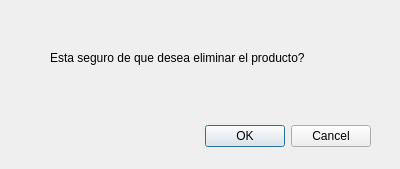
<?xml version="1.0" encoding="UTF-8"?>
<ui version="4.0">
 <class>confirmElimProducto</class>
 <widget class="QDialog" name="confirmElimProducto">
  <property name="geometry">
   <rect>
    <x>0</x>
    <y>0</y>
    <width>400</width>
    <height>169</height>
   </rect>
  </property>
  <property name="windowTitle">
   <string>Eliminar producto</string>
  </property>
  <widget class="QDialogButtonBox" name="buttonBox">
   <property name="geometry">
    <rect>
     <x>30</x>
     <y>120</y>
     <width>341</width>
     <height>32</height>
    </rect>
   </property>
   <property name="orientation">
    <enum>Qt::Horizontal</enum>
   </property>
   <property name="standardButtons">
    <set>QDialogButtonBox::Cancel|QDialogButtonBox::Ok</set>
   </property>
  </widget>
  <widget class="QLabel" name="label">
   <property name="geometry">
    <rect>
     <x>50</x>
     <y>50</y>
     <width>291</width>
     <height>16</height>
    </rect>
   </property>
   <property name="text">
    <string>Esta seguro de que desea eliminar el producto?</string>
   </property>
  </widget>
 </widget>
 <resources/>
 <connections>
  <connection>
   <sender>buttonBox</sender>
   <signal>accepted()</signal>
   <receiver>confirmElimProducto</receiver>
   <slot>accept()</slot>
   <hints>
    <hint type="sourcelabel">
     <x>248</x>
     <y>254</y>
    </hint>
    <hint type="destinationlabel">
     <x>157</x>
     <y>274</y>
    </hint>
   </hints>
  </connection>
  <connection>
   <sender>buttonBox</sender>
   <signal>rejected()</signal>
   <receiver>confirmElimProducto</receiver>
   <slot>reject()</slot>
   <hints>
    <hint type="sourcelabel">
     <x>316</x>
     <y>260</y>
    </hint>
    <hint type="destinationlabel">
     <x>286</x>
     <y>274</y>
    </hint>
   </hints>
  </connection>
 </connections>
</ui>
